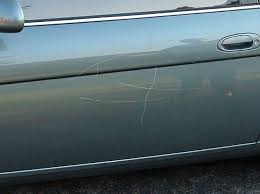
#> input picture training-updated-Step5/01-minor/0017.JPEG, 260 x 194 px, found by its file name; its folder holds 4 pictures in this run
$ jupyter execute grayscaleconverter.ipynb
#> lines starting #> are read from the running program, lines starting #| are printed output that depends on the picture
[cell 1]
#installation for the cv2 library

[cell 2]
import os
import cv2

#converter functionality
def convert_images(input_folder, output_folder):
    for filename in os.listdir(input_folder):
        image_path = os.path.join(input_folder, filename)
        image = cv2.imread(image_path)
#> image is the input picture: shape (194, 260, 3); mean B, G, R 108.6, 103.5, 86.3

        #when all of the images are loaded
        if image is None:
            continue

        #converts each image to grayscale and adds to output folder
        grayscale = cv2.cvtColor(image, cv2.COLOR_BGR2GRAY)
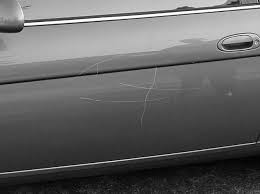
#> grayscale: shape (194, 260); min 0, max 254, mean 98.9
        grayscale_path = os.path.join(output_folder, filename)
        cv2.imwrite(grayscale_path, grayscale)
#> pass 2 of the loop in convert_images, `for filename in os.listdir(input_folder):`:
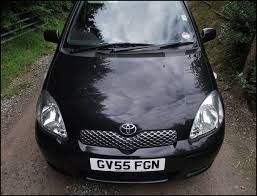
#> input picture training-updated-Step5/01-minor/0093.JPEG, 257 x 196 px, found by its file name
#> in convert_images, image is the input picture: shape (196, 257, 3); mean B, G, R 75.4, 75.7, 75
#> in convert_images, `grayscale = cv2.cvtColor(image, cv2.COLOR_BGR2GRAY)`:
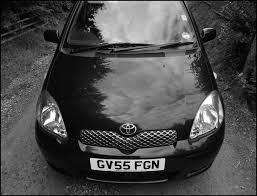
#> grayscale: shape (196, 257); min 0, max 255, mean 75.4
#> pass 3 of the loop in convert_images, `for filename in os.listdir(input_folder):`:
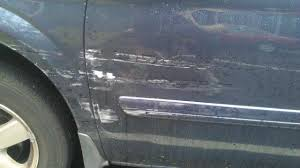
#> input picture training-updated-Step5/01-minor/0212.JPEG, 300 x 168 px, found by its file name
#> in convert_images, image is the input picture: shape (168, 300, 3); mean B, G, R 112.9, 106.2, 98.4
#> in convert_images, `grayscale = cv2.cvtColor(image, cv2.COLOR_BGR2GRAY)`:
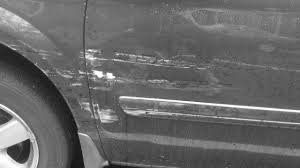
#> grayscale: shape (168, 300); min 14, max 255, mean 104.7
#> the loop made 4 passes; the first 3 are shown

# I couldn't figure out nested folders so folders must be converted one at a time for training and validation
# the image path should follow the same format as below to the location on your PC
input_folder = 'C:/Users/Owner/Desktop/Jupyter/validation-original/01-minor'
output_folder = 'C:/Users/Owner/Desktop/Jupyter/validation-original-grayscale/01-minor'
convert_images(input_folder, output_folder)
